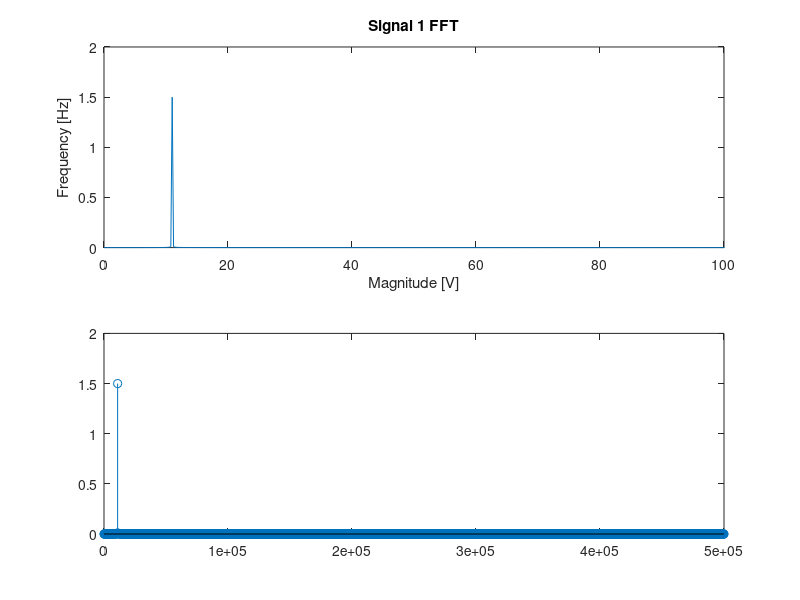
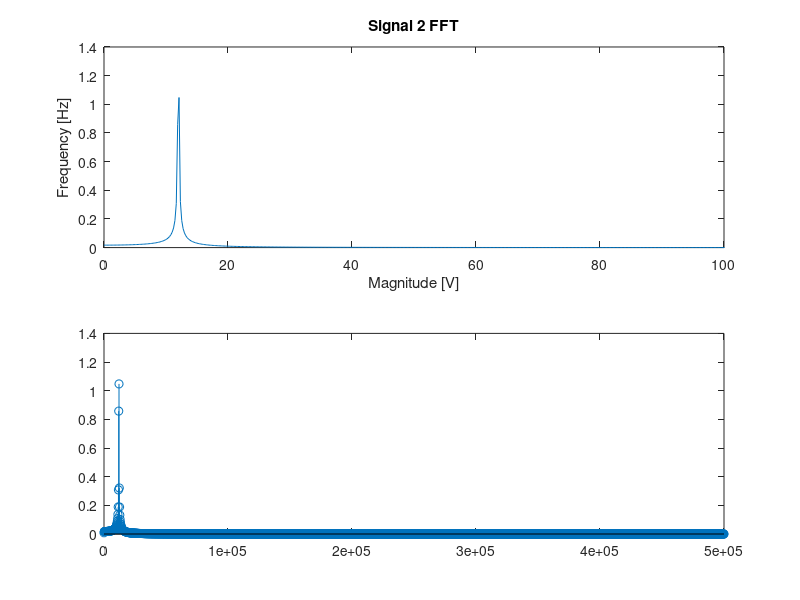
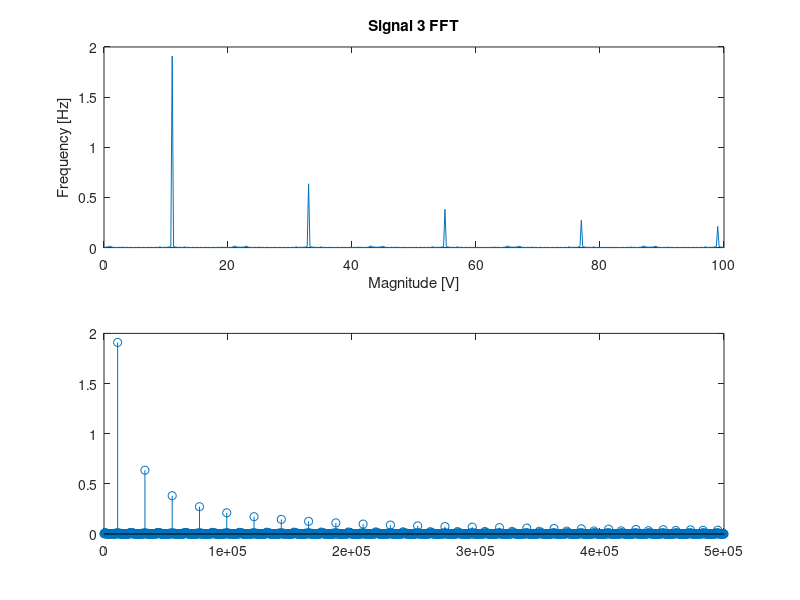

The MATLAB script that drew these images, in order:
%Lachlan McDermott
%Lab 5 Underwater accoustics - Part 2
%2/22/2026

clear; 
clc;

%global variables
signalAmplitude = 1.5;
signalOffset = 0;

samplingFrequency = 1000000;

signal1Frequency = 11000; %sine wave
signal2Frequency = 12000; %sine wave
signal3Frequency = 11000; %square wave

numebrOfPeriods = 50;

%calculations
totalTime = numebrOfPeriods/signal1Frequency;
t = 0:(1 / samplingFrequency):totalTime;
N = length(t);
sampleCount = length(t);
xAxis = (0:N-1) * (samplingFrequency / sampleCount); %frequency axis 

%generate signals

%!!!!! IN LAB REPLACE THESE WITH DATA !!!!!!
signal1 = signalAmplitude * sin(2*pi*signal1Frequency*t);
signal2 = signalAmplitude * sin(2*pi*signal2Frequency*t);
signal3 = signalAmplitude * square(2*pi*signal3Frequency*t);

%plot signal 1 (rectangular window)
fft1 = fft(signal1);
fft1ToPlot = 2 * (abs(fft1) / N);

figure('Name', 'Signal 1 Data');

subplot(2,1,1);
grid on;
plot(xAxis / 1000, fft1ToPlot);
xlim([0 100]); %100 kHz window
title('Signal 1 FFT');
xlabel('Magnitude [V]');
ylabel('Frequency [Hz]');

%stem plot stuff
L = N; %centered around 0, with a 100kHz range
f = samplingFrequency*(0:(L/2))/L;
P2 = abs(fft1/L);
P1 = P2(1:L/2+1);
P1(2:end-1) = 2*P1(2:end-1);

subplot(2,1,2); 
stem(f , P1);

%Signal 2 rectangular window

fft2 = fft(signal2);
fft2ToPlot = 2 * (abs(fft2) / N);

figure('Name', 'Signal 2 Data');

subplot(2,1,1);
grid on;
plot(xAxis / 1000, fft2ToPlot);
xlim([0 100]); %100 kHz window
title('Signal 2 FFT');
xlabel('Magnitude [V]');
ylabel('Frequency [Hz]');

%stem plot stuff
L = N; %centered around 0, with a 100kHz range
f = samplingFrequency*(0:(L/2))/L;
P2 = abs(fft2/L);
P1 = P2(1:L/2+1);
P1(2:end-1) = 2*P1(2:end-1);

subplot(2,1,2); 
stem(f , P1);


%Signal 3 hanning window
fft3 = fft(signal3);
fft3ToPlot = 2 * (abs(fft3) / N);

figure('Name', 'Signal 3 Data');

subplot(2,1,1);
grid on;
plot(xAxis / 1000, fft3ToPlot);
xlim([0 100]); %100 kHz window
title('Signal 3 FFT');
xlabel('Magnitude [V]');
ylabel('Frequency [Hz]');

%stem plot stuff
L = N; %centered around 0, with a 100kHz range
f = samplingFrequency*(0:(L/2))/L;
P2 = abs(fft3/L);
P1 = P2(1:L/2+1);
P1(2:end-1) = 2*P1(2:end-1);

subplot(2,1,2); 
stem(f , P1);

